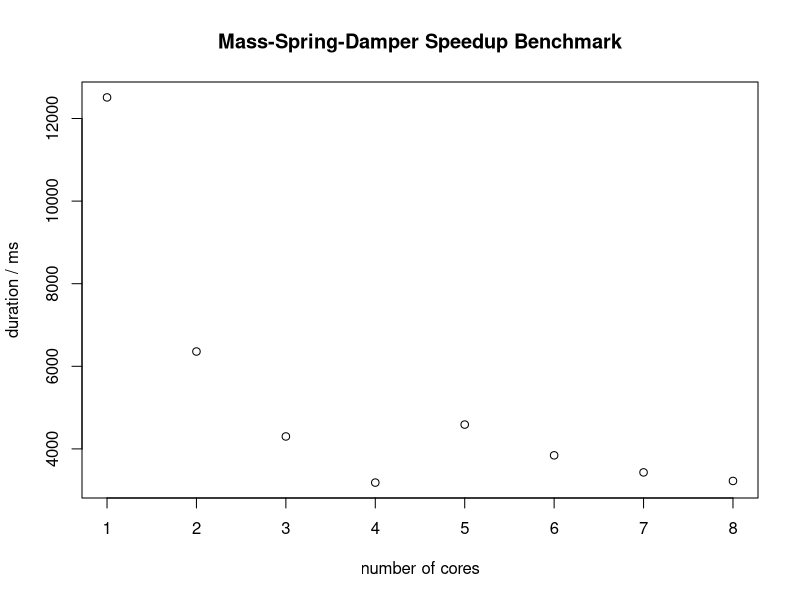
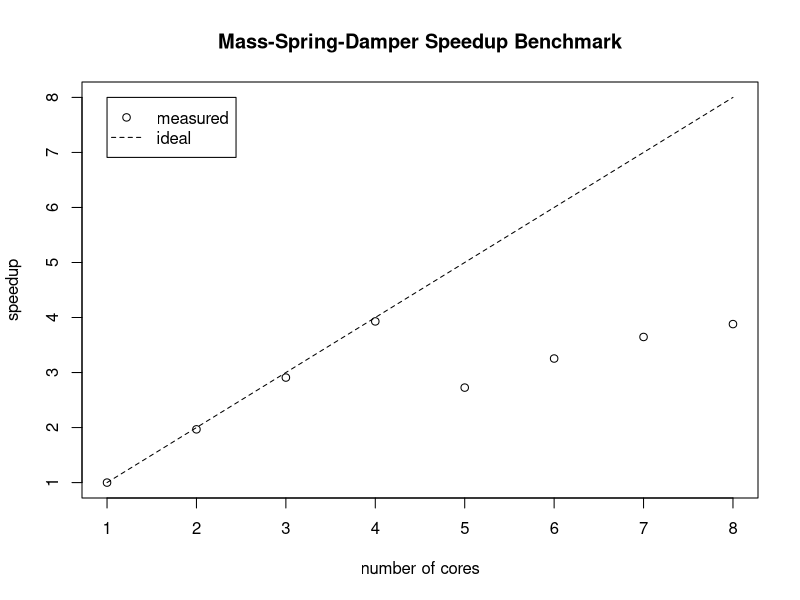

Recreate these plots in R, in order.
Data1 <- read.csv("speeds.csv", sep = ",", dec = ".")

Data1$cores <- as.numeric(Data1$cores)
Data1$time_ms <- as.numeric(Data1$time_ms)

num_runs <- 2000000
sequential_time_ms <- 12290

speedups <- (Data1$time_ms / Data1$time_ms[1])^(-1)

subtitle <- ""


pdf("plot_amdahl_duration.pdf", 10.0, 6.18)

plot(Data1$cores, Data1$time_ms,
          main="Mass-Spring-Damper Speedup Benchmark",
          xlab="number of cores",
          ylab="duration / ms",
          sub=subtitle)


eq = function(x){x}
curve(eq, from=1, to=8, add=TRUE, col="red", lty=2)


pdf("plot_amdahl_speedup.pdf", 10.0, 6.18)

plot(Data1$cores, speedups,
          main="Mass-Spring-Damper Speedup Benchmark",
          xlab="number of cores",
          ylab="speedup",
          ylim=c(1, 8),
          sub=subtitle)


eq = function(x){x}
curve(eq, from=1, to=8, add=TRUE, lty=2)

legend(1, 8, c("measured", "ideal"), lty=c(NA,2), pch=c(1, NA))
